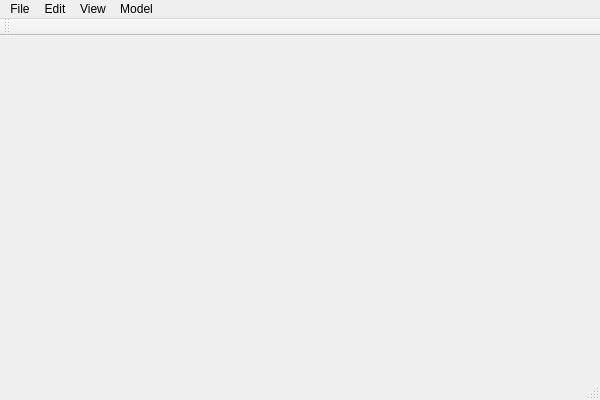
<?xml version="1.0" encoding="UTF-8"?>
<ui version="4.0">
 <class>QtOcafMainWinClass</class>
 <widget class="QMainWindow" name="QtOcafMainWinClass">
  <property name="geometry">
   <rect>
    <x>0</x>
    <y>0</y>
    <width>600</width>
    <height>400</height>
   </rect>
  </property>
  <property name="windowTitle">
   <string>QtOcaf</string>
  </property>
  <widget class="QWidget" name="centralWidget"/>
  <widget class="QMenuBar" name="menuBar">
   <property name="geometry">
    <rect>
     <x>0</x>
     <y>0</y>
     <width>600</width>
     <height>23</height>
    </rect>
   </property>
   <widget class="QMenu" name="menu">
    <property name="title">
     <string>Model</string>
    </property>
    <addaction name="actionBox"/>
   </widget>
   <widget class="QMenu" name="menu_2">
    <property name="title">
     <string>File</string>
    </property>
   </widget>
   <widget class="QMenu" name="menuEdit">
    <property name="title">
     <string>Edit</string>
    </property>
    <addaction name="actionUndo"/>
    <addaction name="actionRedo"/>
   </widget>
   <widget class="QMenu" name="menuView">
    <property name="title">
     <string>View</string>
    </property>
   </widget>
   <addaction name="menu_2"/>
   <addaction name="menuEdit"/>
   <addaction name="menuView"/>
   <addaction name="menu"/>
  </widget>
  <widget class="QToolBar" name="mainToolBar">
   <attribute name="toolBarArea">
    <enum>TopToolBarArea</enum>
   </attribute>
   <attribute name="toolBarBreak">
    <bool>false</bool>
   </attribute>
  </widget>
  <widget class="QStatusBar" name="statusBar"/>
  <action name="actionBox">
   <property name="text">
    <string>Box</string>
   </property>
  </action>
  <action name="actionUndo">
   <property name="text">
    <string>Undo</string>
   </property>
  </action>
  <action name="actionRedo">
   <property name="text">
    <string>Redo</string>
   </property>
  </action>
 </widget>
 <layoutdefault spacing="6" margin="11"/>
 <resources>
  <include location="QtOcafMainWin.qrc"/>
 </resources>
 <connections/>
</ui>
